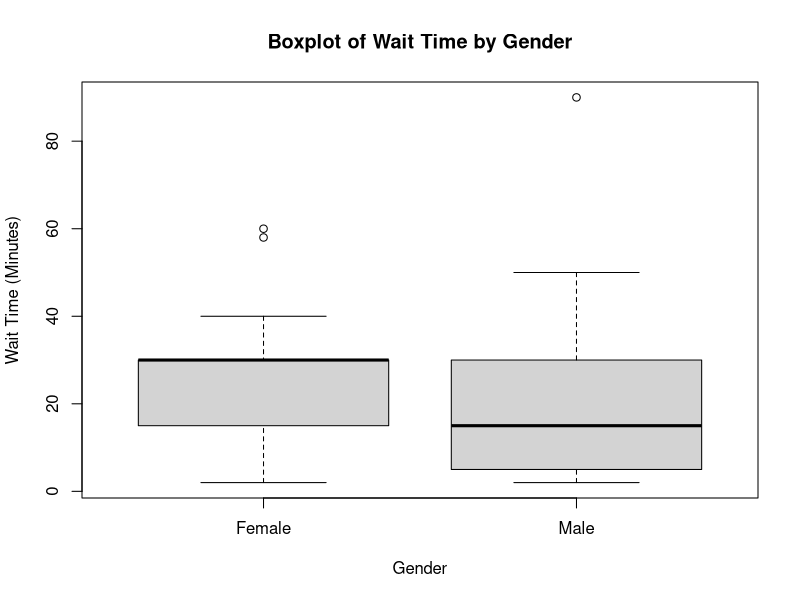

Write R code to recreate this figure.
#1 

visit = read.csv("Telemedicine_extract.csv")

#2

#a

library(psych)

describeBy(visit$WaitMinutes, visit$Gender)

#------------------------------

#b

t.test(visit$WaitMinutes~visit$Gender, data=visit)

#p-value = 0.5455
#we do not have evidence that suggests wait minutes is effected by gender

#---------------------------------
#c

summary(lm(visit$WaitMinutes~visit$Gender,data=visit))

#p-value: 0.5617
# No evidence that suggests gender has a strong relationship with waiting time

#------------------
#d

boxplot(visit$WaitMinutes~visit$Gender, data=visit, 
        main = "Boxplot of Wait Time by Gender",
        xlab="Gender", 
        ylab="Wait Time (Minutes)")

dev.off()
